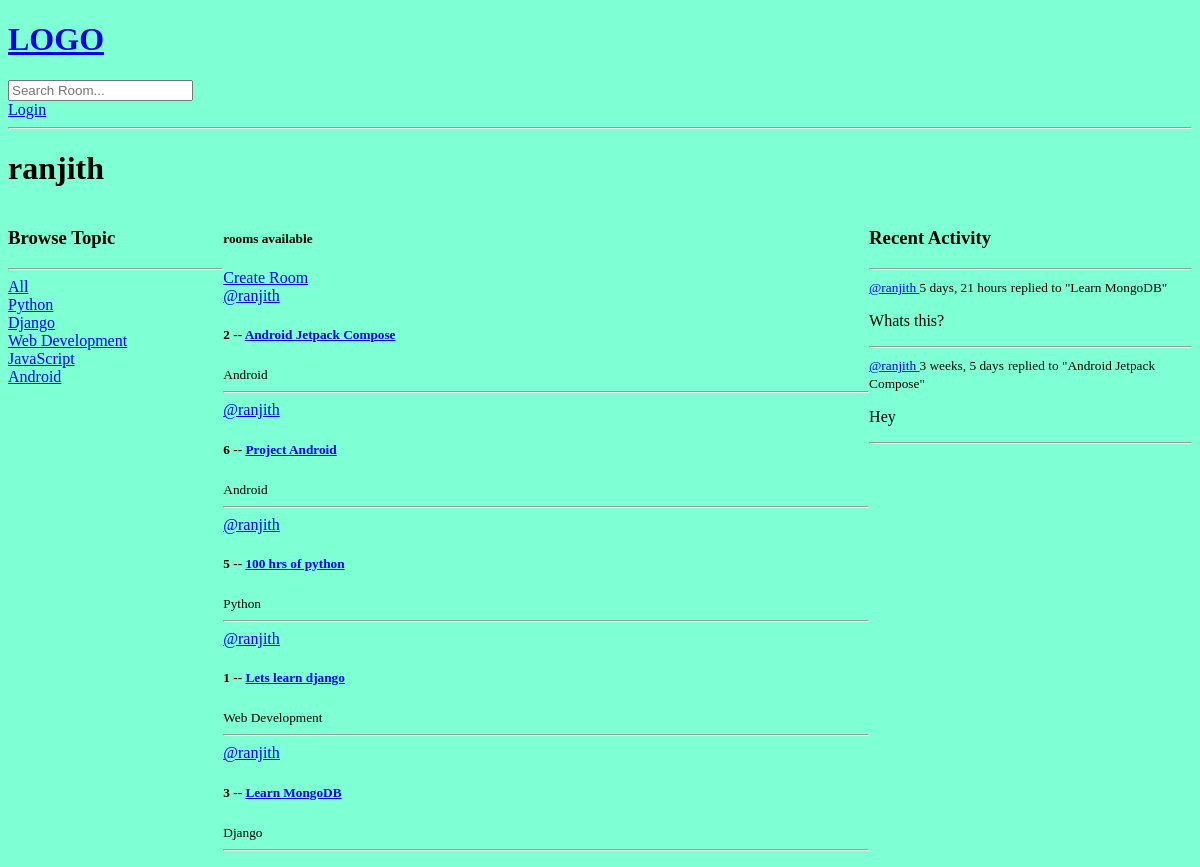
The app's page /profile/1/, older data.
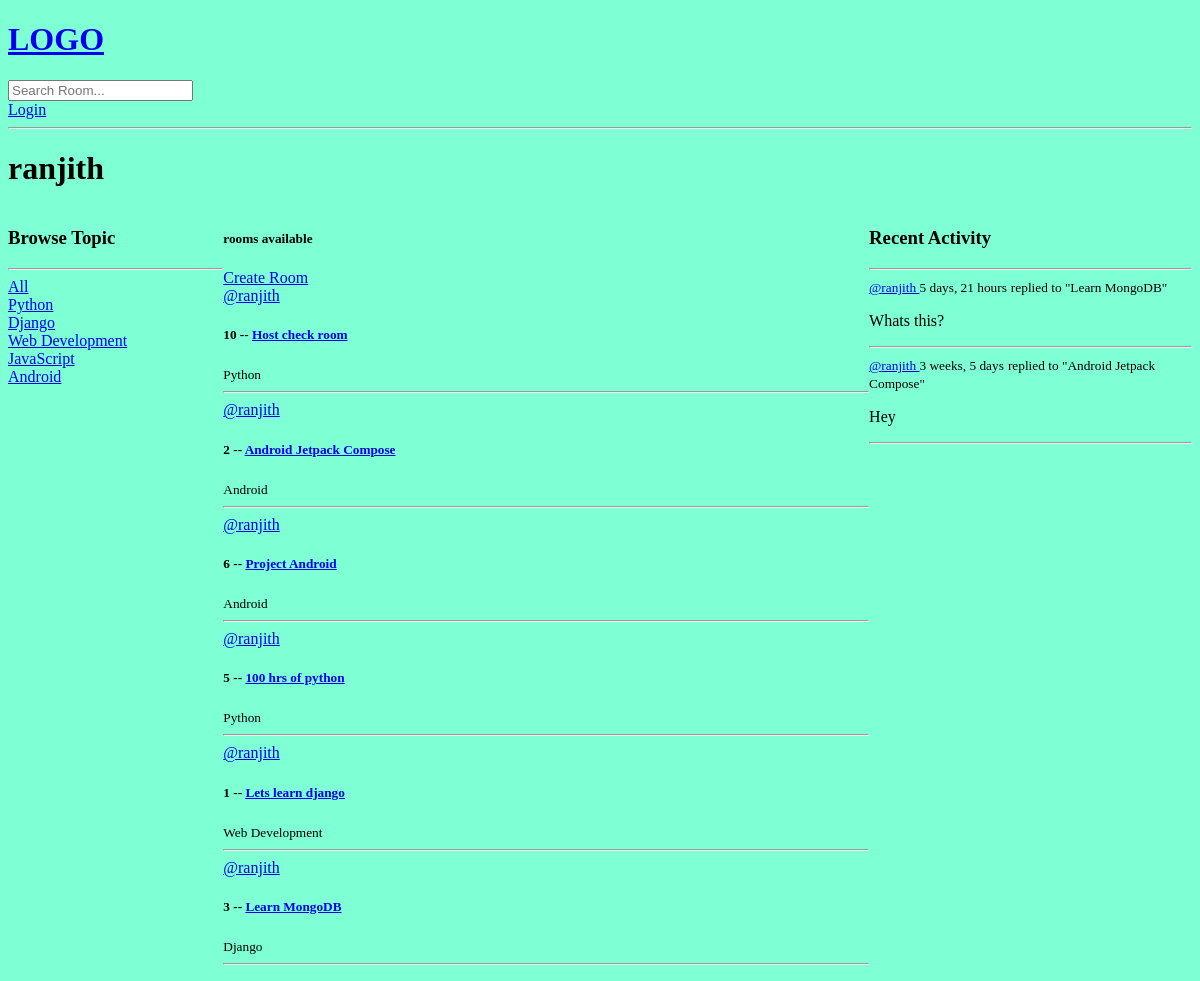
The same page, newer data.
### base/models.py (models this page shows, shortened)
class Topic(models.Model):
    name = models.CharField(max_length=200)

class Room(models.Model):
    host = models.ForeignKey(User, on_delete = models.SET_NULL, null=True)
    topic = models.ForeignKey(Topic, on_delete = models.SET_NULL, null=True) #SET_NULL will set the contents to null if a room is deleted
    name = models.CharField(max_length=200)
    description = models.TextField(null=True, blank=True)
    participants = models.ManyToManyField(User, related_name='participants', blank=True)
    updated = models.DateTimeField(auto_now = True)
    created = models.DateTimeField(auto_now_add = True) # this will just save the time when it was created
    class Meta:
        ordering = ["-updated", "-created"]
    def __str__ (self):
        return self.name

class Message(models.Model):
    user = models.ForeignKey(User, on_delete = models.CASCADE)
    room = models.ForeignKey(Room, on_delete = models.CASCADE)
    body = models.TextField()
    updated = models.DateTimeField(auto_now = True)
    created = models.DateTimeField(auto_now_add = True) # this will just save the time when it was created
    class Meta:
        ordering = ["-updated", "-created"]
    def __str__ (self):
        return self.body[0:50] # return first 50 character for the preview whenever an object is created

### base/views.py (the view)
# urls.py: path("profile/<str:pk>/", views.userProfile, name="user-profile"),
def userProfile(request, pk):
    user = User.objects.get(id=pk)
    rooms = user.room_set.all() # get all the user rooms
    room_messages = user.message_set.all()
    topics = Topic.objects.all()
    context = {'user': user, 'rooms': rooms, 'room_messages': room_messages, 'topics':topics }
    return render(request, 'base/profile.html', context)

### base/templates/base/profile.html (shortened to what this page needs)
{% extends 'main.html' %}
{% block content %}
<h1>{{user.username}}</h1>
<div class="profile-container">
    <div>
        {%  include 'base/topics_components.html' %}
    </div>
    <div>
        {% include 'base/feed_component.html' %}
    </div>
    <div>
        {% include 'base/activity_component.html' %}
    </div>
</div>
{% endblock content %}

### base/templates/base/topics_components.html
<h3>Browse Topic</h3>
<hr>
<div>
    <a href="{% url 'home' %}">All</a>
</div>
{% for topic in topics%}
    <div>
        <a href="{% url 'home' %}?q={{topic.name}}">{{topic.name}}</a>
    </div>
{% endfor %}

### base/templates/base/feed_component.html (shortened to what this page needs)
<h5>{{room_count}} rooms available</h5>
<a href="{% url 'create-room' %}"> Create Room</a>
<div>
    {% for room in rooms %}
        <div>
            <a href="{% url 'user-profile' room.host.id %}"> @{{room.host.username}} </a>
            <h5> {{room.id}} -- <a href="{% url 'room' room.id%}">{{room.name}}</a></h5>
            <small>{{room.topic.name}}</small>
            <hr>
        </div>
    {% endfor %}
</div>

### base/templates/base/activity_component.html (shortened to what this page needs)
<h3> Recent Activity </h3>
        <hr>
        {% for message in room_messages %}
            <div>
                <small> <a href=" {% url 'user-profile' message.user.id %}"> @{{message.user}} </a>   {{message.created|timesince}}</small>
                <small>replied to "{{message.room}}"</small>
                <p>{{message}}</p>
                <hr>
            </div>
        {% endfor %}

Row changes from the older to the newer data that the page shows:
added Room: host.username "ranjith", id "10", name "Host check room", topic.name "Python"
